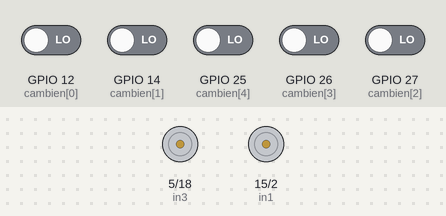
A program run on a simulated ESP32. Parts: motor-driver pin pairs drawn as motors (green arrow = first pin HIGH = forward, orange = second pin HIGH = backward, longer = more drive). The test bench sets the inputs (shaded band); at power-on: GPIO 12 (cambien[0]), GPIO 14 (cambien[1]), GPIO 25 (cambien[4]), GPIO 26 (cambien[3]), GPIO 27 (cambien[2]) LOW. What the program prints to the serial monitor is not drawn.

Above: at 1.2 s.
1.3 s: GPIO 14 (cambien[1]) driven HIGH
Timing chart, 0 to 4.3 s (numbered marks = the images above; inputs shaded):
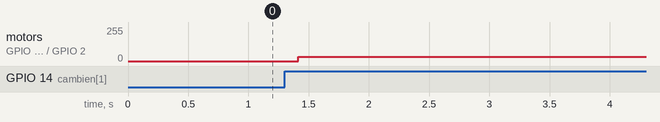

The program:

main.cpp
```cpp
#include <Arduino.h>

#define in1 15
#define in2 2
#define in3 5
#define in4 18

#define freq 5000
#define kenh0 0
#define kenh1 1
#define reslution 8

const int socambien = 5;
int cambien[socambien] = {12, 14, 27, 26, 25};
int value[socambien];

void read_senior();
void tien();
void lui();
void phai();
void trai();

void setup() {
  pinMode(in1, OUTPUT);
  pinMode(in2, OUTPUT);
  pinMode(in3, OUTPUT);
  pinMode(in4, OUTPUT);

  ledcSetup(kenh0, freq, reslution);
  ledcSetup(kenh1, freq, reslution);

  ledcAttachPin(in1, kenh0);
  ledcAttachPin(in3, kenh1);
  ledcWrite(kenh0, 0);
  ledcWrite(kenh1, 0);
  delay(1);

  Serial.begin(9600);
  for(int i = 0; i < socambien; i++){
    pinMode(cambien[i], INPUT);
  }
  Serial.println("Doc du lieu tu cam bien:");
}

void loop() {
  read_senior();
}

void read_senior(){
  for(int i = 0; i < socambien; i++){
    value[i] = digitalRead(cambien[i]);
  }
  for(int i = 0; i < socambien; i++){
    Serial.print(value[i]);
    Serial.print("    |   ");
  }
  Serial.println();
  delay(100);

  if(value[1] == 1){
    ledcWrite(kenh0, 32);
    ledcWrite(kenh1, 32);
  }
  else{
    ledcWrite(kenh0, 0);
    ledcWrite(kenh1, 0);
  }
}
void tien(){
  digitalWrite(in1, HIGH);
  digitalWrite(in2, LOW);
  digitalWrite(in3, HIGH);
  digitalWrite(in4, LOW);
  ledcWrite(kenh0, 64);
  ledcWrite(kenh1, 64);
}
```

Measured:
- after the input at 1.3 s, motor on GPIO 5 (in3) / GPIO 18 (in4), motor on GPIO 15 (in1) / GPIO 2 (in2): stopped → forward 32/255 after 0.11 s
